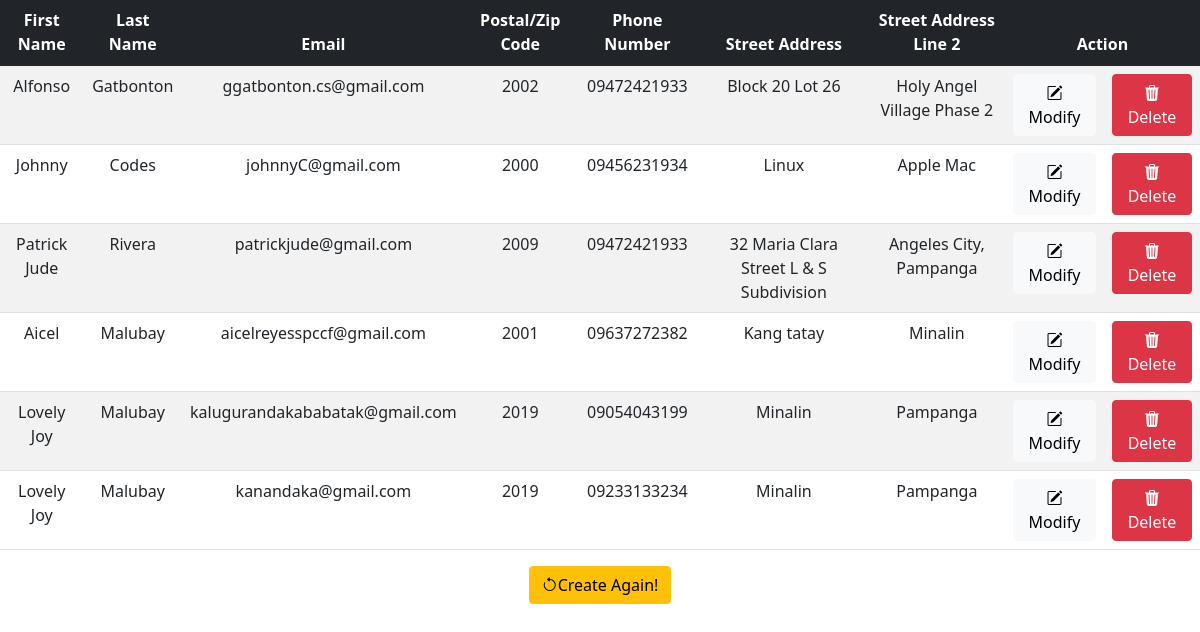
Page /list.php on the committed database.
### tables this page shows
CREATE TABLE `information` (
  `id` int(11) NOT NULL,
  `fname` varchar(255) NOT NULL,
  `lname` varchar(255) NOT NULL,
  `email` varchar(255) NOT NULL,
  `areaCode` int(11) NOT NULL,
  `phoneNumber` varchar(11) NOT NULL,
  `address1` varchar(255) NOT NULL,
  `address2` varchar(255) NOT NULL
);

### list.php (the view, shortened to what this page needs)
<?php
include 'connection.php';
if(!$conn){
    die('Connection Failed' . mysqli_connect_error());
}
else{
    $getData = "SELECT * FROM information";
    $result = $conn->query($getData);
}
?>
<!DOCTYPE html>
<html lang="en">
<head>
    <link rel="stylesheet" href="https://cdn.jsdelivr.net/npm/bootstrap-icons@1.9.1/font/bootstrap-icons.css">
    <link href="https://cdn.jsdelivr.net/npm/bootstrap@5.1.3/dist/css/bootstrap.min.css" rel="stylesheet">
</head>
<body>
<table class="table table-striped table table-hover">
    <thead class="table-dark">
        <tr>
            <th class="center">First Name</th>
            <th class="center">Last Name</th>
            <th class="center">Email</th>
            <th class="center">Postal/Zip Code</th>
            <th class="center">Phone Number</th>
            <th class="center">Street Address</th>
            <th class="center">Street Address Line 2</th>
            <th colspan="2" class="center">Action</th>
        </tr>
    </thead>
        <?php while($rows = mysqli_fetch_array($result)){?>
        <tr>
			<td class="center"><?php echo $rows['fname'];?></td>
			<td class="center"><?php echo $rows['lname'];?></td>
			<td class="center"><?php echo $rows['email'];?></td>
            <td class="center"><?php echo $rows['areaCode'];?></td>
			<td class="center"><?php echo $rows['phoneNumber'];?></td>
			<td class="center"><?php echo $rows['address1'];?></td>
            <td class="center"><?php echo $rows['address2'];?></td>
            <td class="center"><?php echo "<a type='button' class='btn btn-light' href='edit.php?id=$rows[id]&lname=$rows[lname]&fname=$rows[fname]&email=$rows[email]&areaCode=$rows[areaCode]&phoneNumber=$rows[phoneNumber]&address1=$rows[address1]&address2=$rows[address2]'><i class='bi bi-pencil-square'></i>Modify</a>";?></td>
            <td class="center"><?php echo "<a type='button' class='btn btn-danger' href='delete.php?id=$rows[id]'><i class='bi bi-trash3-fill'></i>Delete</a>";}?></td>
        </tr>
    </table>
    <div class="center"><a class="btn btn-warning" href="index.php"><i class="bi bi-arrow-counterclockwise"></i>Create Again!</a></div>
</body>
</html>

### list.php (style rules this page uses)
.center { text-align: center; }

### rows in the picture
information: fname "Alfonso", lname "Gatbonton", email "ggatbonton.cs@gmail.com", areaCode "2002", phoneNumber "09472421933", address1 "Block 20 Lot 26", address2 "Holy Angel Village Phase 2"
information: fname "Johnny", lname "Codes", email "johnnyC@gmail.com", areaCode "2000", phoneNumber "09456231934", address1 "Linux", address2 "Apple Mac"
information: fname "Patrick Jude", lname "Rivera", email "patrickjude@gmail.com", areaCode "2009", phoneNumber "09472421933", address1 "32 Maria Clara Street L & S Subdivision", address2 "Angeles City, Pampanga"
information: fname "Aicel", lname "Malubay", email "aicelreyesspccf@gmail.com", areaCode "2001", phoneNumber "09637272382", address1 "Kang tatay", address2 "Minalin"
information: fname "Lovely Joy", lname "Malubay", email "kalugurandakababatak@gmail.com", areaCode "2019", phoneNumber "09054043199", address1 "Minalin", address2 "Pampanga"
information: fname "Lovely Joy", lname "Malubay", email "kanandaka@gmail.com", areaCode "2019", phoneNumber "09233133234", address1 "Minalin", address2 "Pampanga"
